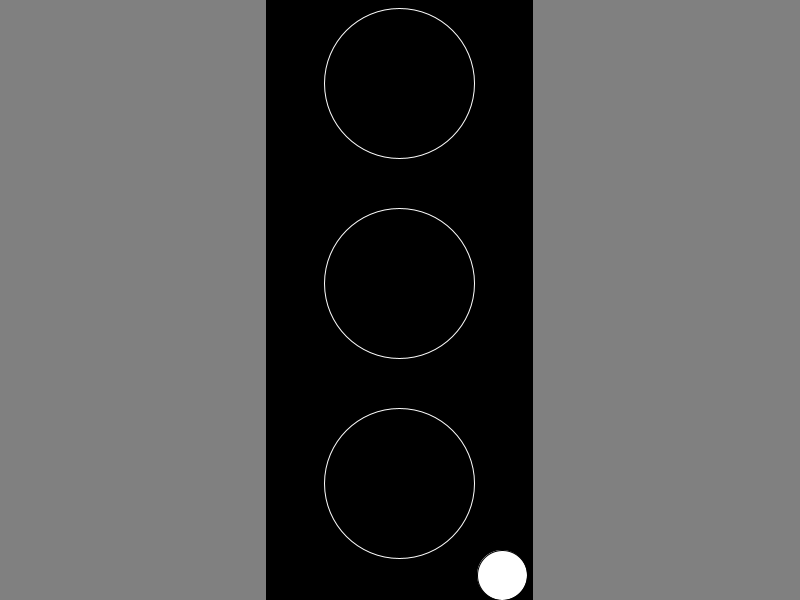
Frame 1 (no input)
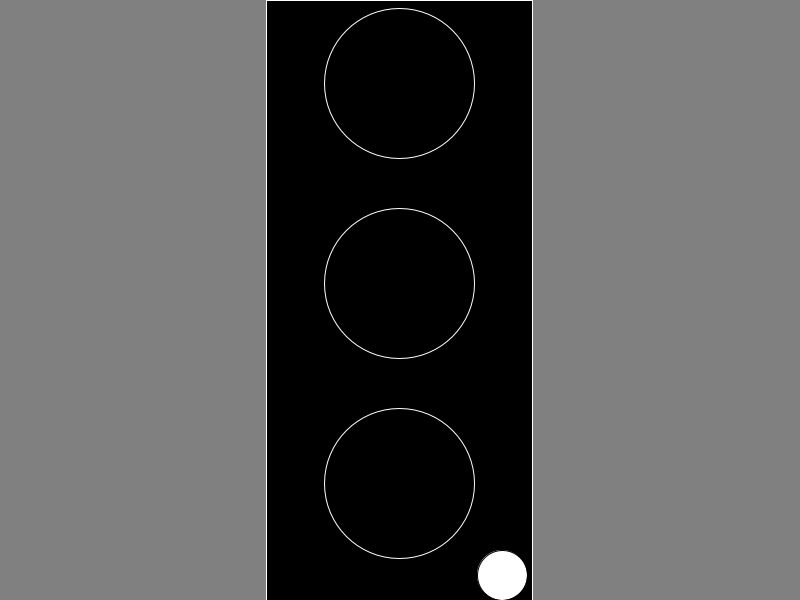
Frame 60 (the mouse pressed at the canvas centre just before this capture)
Frame 120 (the mouse held since frame 60 and released just before this capture): identical to frame 60, image omitted

The Processing sketch that drew these frames (run headless with seeded random() and noise(); from frame 60 on, the mouse is pressed at the canvas centre):

// Processing sketch: Broken_Traffic_Light
// ── Broken_Traffic_Light.pde
boolean lightOn, turnOn, turnOn2, turnOn3, turnOffAll;
float distance, distance2, distance3, distance4;
void setup()
{
  size(800, 600);
  turnOn = turnOn2 = turnOn3 = turnOffAll = lightOn = false;
}

void draw()
{
  background(128);
  fill(0);
  distance = dist(width/3+133, (width/6-50), mouseX, mouseY);
  distance2 = dist(width/3+133, width/6+150, mouseX, mouseY);
  distance3 = dist(width/3+133, width/6+350, mouseX, mouseY);
  distance4 = dist(width/3*2-30, height-25, mouseX, mouseY);
  rect(width/3, 0, width/3, height);
  stroke(0);
  fill(255);
  ellipse(width/3*2-30, height-25, 50, 50);

  stroke(255);
  if (turnOn)
  {
    fill(255, 0, 0);
    ellipse(width/3+133, width/6-50, 150, 150);
  } else if (turnOffAll)
  {
    fill(0);
  } else
  {
    fill(0);
  }
  ellipse(width/3+133, width/6-50, 150, 150);

  if (turnOn2)
  {

    fill(#F0E516);
    ellipse(width/3+133, width/6+150, 150, 150);
  } else if (turnOffAll)
  {
    fill(0);
  } else
  {
    fill(0);
  }
  ellipse(width/3+133, width/6+150, 150, 150);
  if (turnOn3)
  {

    fill(0, 255, 0);
    lightOn = true;
    ellipse(width/3+133, width/6+350, 150, 150);
  } else if (turnOffAll)
  {
    if (lightOn)
    {
      fill(0);
    } else
    {
      fill(0, 255, 0);
    }
  } else
  {
    fill(0);
    lightOn = false;
  }
  ellipse(width/3+133, width/6+350, 150, 150);
  println(distance);
  println(lightOn);
}

void mousePressed()
{
  if (distance <= 75)
  {
    if (turnOn == true)
    {
      turnOn = false;
    } else
    {
      turnOn = true;
    }
  } else
  {
    turnOn = false;
  }

  if (distance2 <= 75)
  {
    if (turnOn2 == true)
    {
      turnOn2 = false;
    } else
    {
      turnOn2 = true;
    }
  } else
  {
    turnOn2 = false;
  }

  if (distance3 <= 75)
  {
    if (turnOn3 == true)
    {
      turnOn3 = false;
    } else
    {
      turnOn3 = true;
    }
  } else
  {
    turnOn3 = false;
  }

  if (distance4 <= 25)
  {
    if (turnOffAll && lightOn)
    {
      turnOffAll = false;
      lightOn = false;
    } else
    {
      turnOffAll = true;
      lightOn = true;
    }
  }
}
